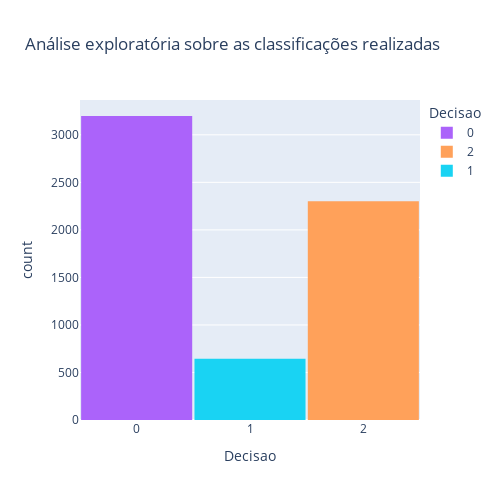

This figure's notebook cell:
### Markdown cell above
#### Análise de quantidade de classificações realizadas
- 2 -> BUY (vencerá o IBOV no trimestre seguinte em 3% ou mais)
- 1 -> HOLD (variação no trimestre seguinte com relação ao IBOV se manteve no intervalo 3% a -3%)
- 0 -> SELL (perderá para o IBOV em -3% ou menos)

### Code cell
display(base_dados['Decisao'].value_counts(normalize=True))

fig = px.histogram(base_dados["Decisao"], x="Decisao", color="Decisao", category_orders={"Decisao": ["Sell", "Hold", "Buy"]},
                  title="Análise exploratória sobre as classificações realizadas")
fig.update_layout(bargap=0.02, autosize=False, width=500, height=500)
fig.show()

### Figure 1 — Plotly figure (JSON) as saved in the notebook; plotly's stock layout.template omitted (floating-point values rounded to 4 significant figures; data arrays with more than 128 entries replaced by an {"elided": "..."} marker saying what was removed)
{"data": [{"alignmentgroup": "True", "bingroup": "x", "hovertemplate": "Decisao=%{x}<br>count=%{y}<extra></extra>", "legendgroup": "0", "marker": {"color": "#ab63fa", "pattern": {"shape": ""}}, "name": "0", "offsetgroup": "0", "orientation": "v", "showlegend": true, "type": "histogram", "x": {"elided": "3198 int values"}, "xaxis": "x", "yaxis": "y"}, {"alignmentgroup": "True", "bingroup": "x", "hovertemplate": "Decisao=%{x}<br>count=%{y}<extra></extra>", "legendgroup": "2", "marker": {"color": "#FFA15A", "pattern": {"shape": ""}}, "name": "2", "offsetgroup": "2", "orientation": "v", "showlegend": true, "type": "histogram", "x": {"elided": "2300 int values"}, "xaxis": "x", "yaxis": "y"}, {"alignmentgroup": "True", "bingroup": "x", "hovertemplate": "Decisao=%{x}<br>count=%{y}<extra></extra>", "legendgroup": "1", "marker": {"color": "#19d3f3", "pattern": {"shape": ""}}, "name": "1", "offsetgroup": "1", "orientation": "v", "showlegend": true, "type": "histogram", "x": {"elided": "645 int values"}, "xaxis": "x", "yaxis": "y"}], "layout": {"autosize": false, "bargap": 0.02, "barmode": "relative", "height": 500, "legend": {"title": {"text": "Decisao"}, "tracegroupgap": 0}, "title": {"text": "Análise exploratória sobre as classificações realizadas"}, "width": 500, "xaxis": {"anchor": "y", "categoryarray": ["Sell", "Hold", "Buy", 0, 2, 1], "categoryorder": "array", "domain": [0, 1], "title": {"text": "Decisao"}}, "yaxis": {"anchor": "x", "domain": [0, 1], "title": {"text": "count"}}}}
